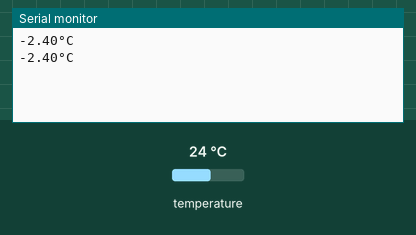
The sketch below on a simulated Arduino Uno, built with avr-gcc and run on an emulated ATmega328P. On the bench: the last lines printed to the serial monitor. The test bench sets the inputs (shaded band); at power-on: temperature 24 °C.

Above: at 7.8 s.
7.9 s: temperature set to 12 °C
At 13.7 s:
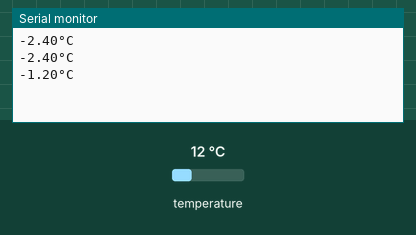
15.2 s: temperature set to 19 °C
At 20.8 s:
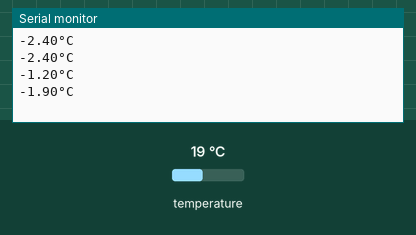
Timing chart, 0 to 22.3 s (numbered marks = the images above; inputs shaded):
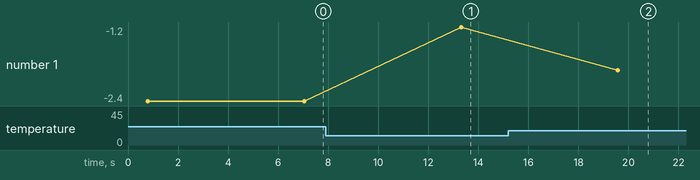

The sketch:

temperatursensorrgoettlich_copy_20240206095530.ino
```cpp
#include <OneWire.h>
#include<DallasTemperature.h>

const int datenkabeld2 = 4;

OneWire oneWire(datenkabeld2);

DallasTemperature sensors(&oneWire);

void setup() {
  Serial.begin(9600);

  sensors.begin();
}


void loop(){
  sensors.requestTemperatures();
  float temperatureC = sensors.getTempCByIndex(1)/-10;
  Serial.print(temperatureC);
  Serial.println("°C");
  delay(5500);
}
```

Measured:
- after the input at 7.9 s, the serial monitor: prints a new line after 5.4 s (image 1)
- after the input at 15.2 s, the serial monitor: prints a new line after 4.4 s (image 2)
- plotted number 1: -2.4 → -1.2 after the input at 7.9 s, -1.2 → -1.9 after the input at 15.2 s
